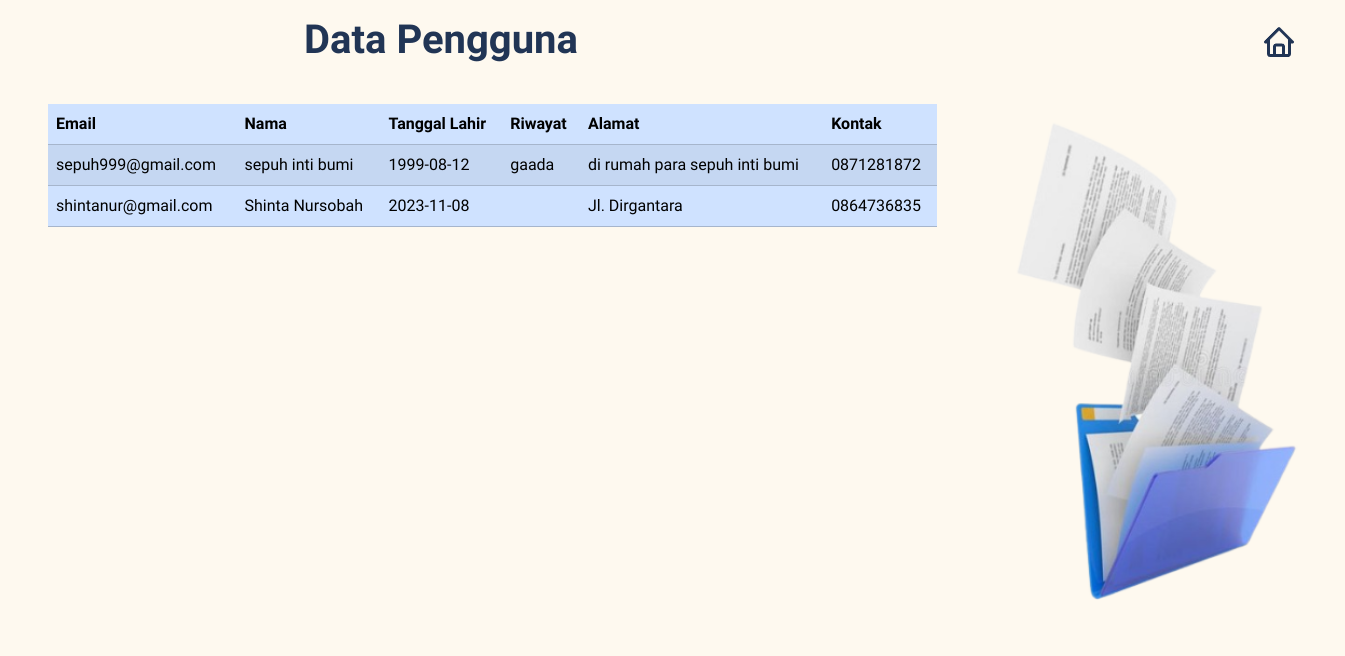
Screenshot of /data_pasien.php (signed in) with the database file from the repository.
### tables this page shows
CREATE TABLE `pasien` (
  `password` varchar(10) NOT NULL,
  `email` varchar(50) NOT NULL,
  `first_name` varchar(20) NOT NULL,
  `last_name` varchar(20) NOT NULL,
  `contact` varchar(12) NOT NULL,
  `birth_date` date NOT NULL,
  `riwayat` varchar(50) NOT NULL,
  `address` text NOT NULL,
  `pasienID` int(11) NOT NULL
);

### data_pasien.php (the view, shortened to what this page needs)
<!doctype html>
<html lang="en">
<head>
  <link href="https://cdn.jsdelivr.net/npm/bootstrap@5.3.2/dist/css/bootstrap.min.css" rel="stylesheet">
</head>
<body style="background-color : #FEF9EF; color : #213555">
  <ul class="nav justify-content-between bg-transparent mt-3 mb-3" style="margin-left: 19rem; margin-right: 2rem;">
    <li class="nav-item">
      <h1 class="fs-1 fw-bold">Data Pengguna </h1>
    </li>
    <li class="nav-item">
      <a class="nav-link fs-5" style="color : #213555;" href="home_admin.php"><button class="navbar-toggler border border-0" type="button" data-bs-toggle="offcanvas" data-bs-target="#offcanvasNavbar" aria-controls="offcanvasNavbar" aria-label="Toggle navigation">
          <img />
        </button></a>
    </li>
  </ul>
  <div class=" row ">
    <div class="col-8 m-5 mt-3">
      <table class="table table-striped table-primary">
        <thead>
          <tr>
            <th scope="col">Email</th>
            <th scope="col">Nama</th>
            <th scope="col">Tanggal Lahir</th>
            <th scope="col">Riwayat</th>
            <th scope="col">Alamat</th>
            <th scope="col">Kontak</th>
          </tr>
        </thead>
        <?php
        include 'connect_pemweb.php';
        $query = mysqli_query($connect, "SELECT * FROM pasien");
        while ($data = mysqli_fetch_array($query)) {
        ?>
          <tr>
            <td><?php echo $data['email']; ?></td>
            <td><?php echo $data['first_name'] . " " . $data['last_name']; ?> </td>
            <td><?php echo $data['birth_date']; ?></td>
            <td><?php echo $data['riwayat']; ?></td>
            <td><?php echo $data['address']; ?> </td>
            <td><?php echo $data['contact']; ?></td>
          </tr>
        <?php
        }
        ?>
      </table>
    </div>
    <div class="col-1">
      <img src="data_kunjungan1.png" alt="" height="540px">
    </div>
  </div>
</body>
</html>

### data_pasien.php (style rules this page uses)
body { font-family: 'Catamaran'; color: #213555; }

### rows the page displays
pasien: email "sepuh999@gmail.com", first_name "sepuh", last_name "inti bumi", birth_date "1999-08-12", riwayat "gaada", address "di rumah para sepuh inti bumi", contact "0871281872"
pasien: email "shintanur@gmail.com", first_name "Shinta", last_name "Nursobah", birth_date "2023-11-08", address "Jl. Dirgantara", contact "0864736835"
